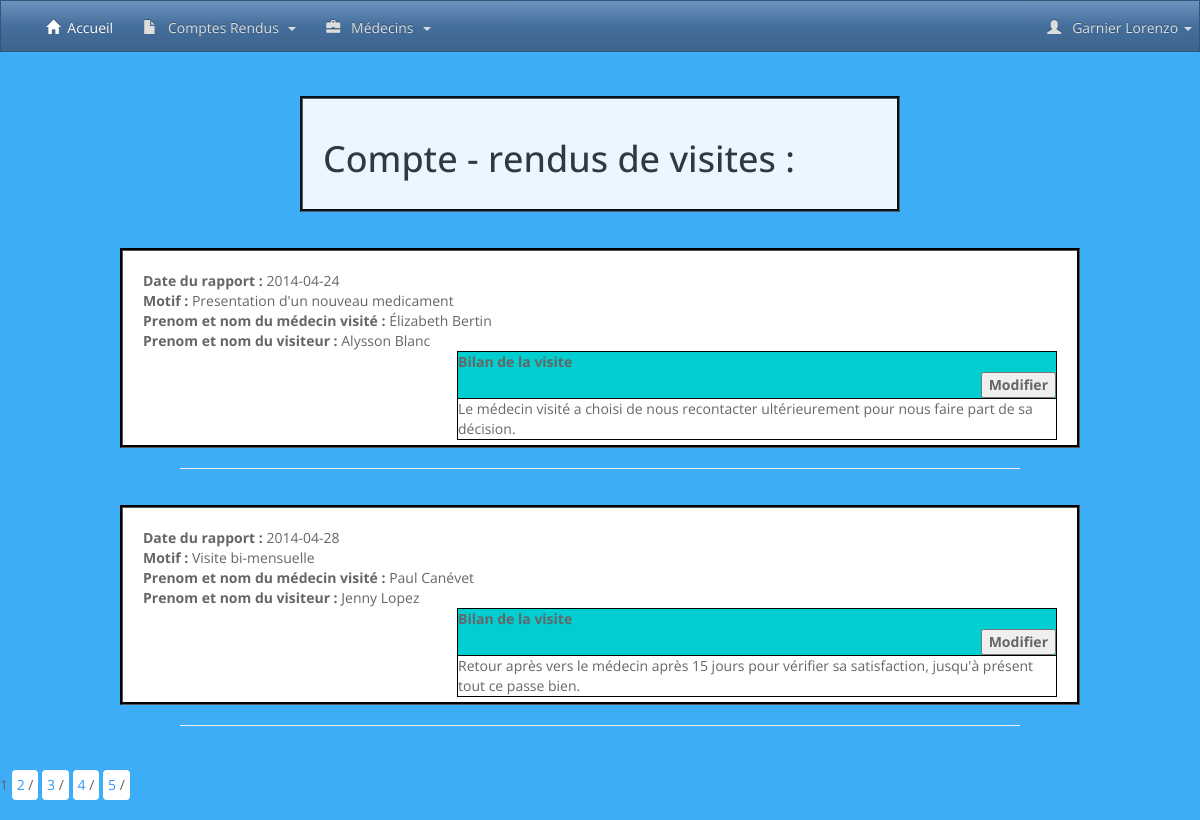
Page /affichercompterendu.php (signed in) on the committed database.
### tables this page shows
CREATE TABLE `rapport` (
  `ID` int(32) NOT NULL,
  `ID_REDIGER` int(32) NOT NULL,
  `ID_CONCERNE` int(32) NOT NULL,
  `DATERAPPORT` date NOT NULL,
  `MOTIF` int(255) DEFAULT NULL,
  `BILAN` varchar(255) NOT NULL
);

CREATE TABLE `motif` (
  `id` int(11) NOT NULL,
  `libelle` varchar(255) DEFAULT NULL
);

CREATE TABLE `medecin` (
  `ID` int(11) NOT NULL,
  `ID_POSSEDE` int(11) NOT NULL,
  `NOM` varchar(255) DEFAULT NULL,
  `PRENOM` varchar(255) DEFAULT NULL,
  `ADRESSE` varchar(255) DEFAULT NULL,
  `VILLE_MEDECIN` varchar(255) NOT NULL,
  `CP_MEDECIN` int(5) NOT NULL,
  `TEL` varchar(32) DEFAULT NULL,
  `DEPARTEMENT` int(2) DEFAULT NULL,
  `PHOTO` varchar(255) DEFAULT 'images/portrait-medecin.jpg'
);

CREATE TABLE `visiteur` (
  `ID` int(32) NOT NULL,
  `NOM` varchar(255) DEFAULT NULL,
  `PRENOM` varchar(255) DEFAULT NULL,
  `LOGIN` varchar(255) NOT NULL,
  `PASSWORD` varchar(255) NOT NULL,
  `ADRESSE` varchar(255) DEFAULT NULL,
  `VILLE` varchar(255) DEFAULT NULL,
  `CP` int(11) NOT NULL,
  `MAIL` varchar(255) NOT NULL,
  `DATEEMBAUCHE` date NOT NULL
);

### affichercompterendu.php (the view, shortened to what this page needs)
<?php
include("partials/header.php");
include("partials/navbar.php");
include("lib/database_connexion.php");
?>
<div class="titre_afficher">
<h1> Compte - rendus de visites :</h1>
</div>
<?php
$sql = "SELECT COUNT(ID) AS NbreCR FROM rapport";
$req=$bdd->query($sql)or die(print_r($bdd->errorInfo()));
$retour=$req->fetch();
$NbreCR=$retour['NbreCR'];
$NbreCRparPage=2;
$NbrePages = ceil ($NbreCR /$NbreCRparPage);
if (isset($_GET['p']) && ($_GET['p'])>0 && ($_GET['p'])<=$NbrePages) {
    $NumPC=$_GET['p'];
}
else{
    $NumPC=1;
}
$sql2= "SELECT rapport.ID,visiteur.nom AS nom_visiteur,visiteur.PRENOM AS prenom_visiteur,medecin.NOM AS nom_medecin,medecin.PRENOM AS prenom_medecin,rapport.DATERAPPORT,rapport.BILAN, MOTIF.libelle AS nom_motif FROM rapport JOIN visiteur ON rapport.ID_REDIGER=visiteur.ID JOIN medecin ON rapport.ID_CONCERNE=medecin.ID JOIN motif ON rapport.motif=motif.id ORDER BY rapport.ID LIMIT ".(($NumPC-1)*$NbreCRparPage).",$NbreCRparPage";
$req2=$bdd->query($sql2)or die(print_r($bdd->errorInfo()));
while($donnees = $req2->fetch()){
    ?>
    <div class="affichage">
    <div class="infos">
        <?php echo '<strong>Date du rapport : </strong>'.'  '.$donnees['DATERAPPORT'];?><br>
        <?php echo'<strong>Motif :</strong>'.'  '.$donnees['nom_motif'];?><br>
        <?php echo'<strong>Prenom et nom du médecin visité :</strong>'.'  '.$donnees['prenom_medecin']." ".$donnees['nom_medecin'];?><br>
        <?php echo'<strong>Prenom et nom du visiteur :</strong> '.'  '.$donnees['prenom_visiteur']." ".$donnees['nom_visiteur'];?>
    </div>
    <div class="bilan">
        <table>
            <tr>
                <th>
                    Bilan de la visite <form method="post" action="modifiercompterendu.php?id=<?php echo $donnees['ID']?> ">
        <input type="submit" value="Modifier" style="float:right; ">
        </form>
            </th>
            </tr>
            <tr>
                <td><?php  echo $donnees['BILAN']?></td>
            </tr>
        </table>
    </div>
</div>
<HR align="center" size=8 width="70%" color="red">
<?php
}
for ($i=1; $i <=$NbrePages ; $i++) {
    if ($i==$NumPC) {
        echo "$i";
    }
    else{ ?>
        <div class="pagination">
    <?php  echo " <a href=\"affichercompterendu.php?p=$i\"> $i </a>/ "; ?>
        </div>
   <?php }
}
?>

### assets/css/custom.css (style rules this page uses)
.titre_afficher { margin-left: auto; margin-right: auto; background-color:white; padding:20px; width: 50%; height: auto; max-width: auto; margin-top: 3%; margin-bottom: 3%; border: 3px black groove; opacity: 90%; }
.affichage { margin-left: auto; margin-right: auto; background-color:white; padding:20px; width: 80%; height: 200px; margin-top: 3%; margin-bottom: auto; border: 3px black groove; }
.infos { float: left; margin: auto; }
.bilan { float: right; }
table { border-collapse: collapse; max-width: 600px; }
th { background-color: darkturquoise; border: 1px solid black; }
td { border: 1px solid black; }
.pagination { background-color:white; padding:5px; margin-top: 2%; }
body { margin: 0; background-color: #3eadf7; background-repeat: no-repeat; }

### rows in the picture
rapport: DATERAPPORT "2014-04-24", MOTIF.libelle "Presentation d'un nouveau medicament", ID_CONCERNE.PRENOM "Élizabeth", ID_CONCERNE.NOM "Bertin", ID_REDIGER.PRENOM "Alysson", ID_REDIGER.NOM "Blanc", BILAN "Le médecin visité a choisi de nous recontacter ultérieurement pour nous faire part de sa décision."
rapport: DATERAPPORT "2014-04-28", MOTIF.libelle "Visite bi-mensuelle", ID_CONCERNE.PRENOM "Paul", ID_CONCERNE.NOM "Canévet", ID_REDIGER.PRENOM "Jenny", ID_REDIGER.NOM "Lopez", BILAN "Retour après vers le médecin après 15 jours pour vérifier sa satisfaction, jusqu'à présent tout ce passe bien."

### other values in the picture
$_SESSION["nom"] "Garnier"
$_SESSION["prenom"] "Lorenzo"
